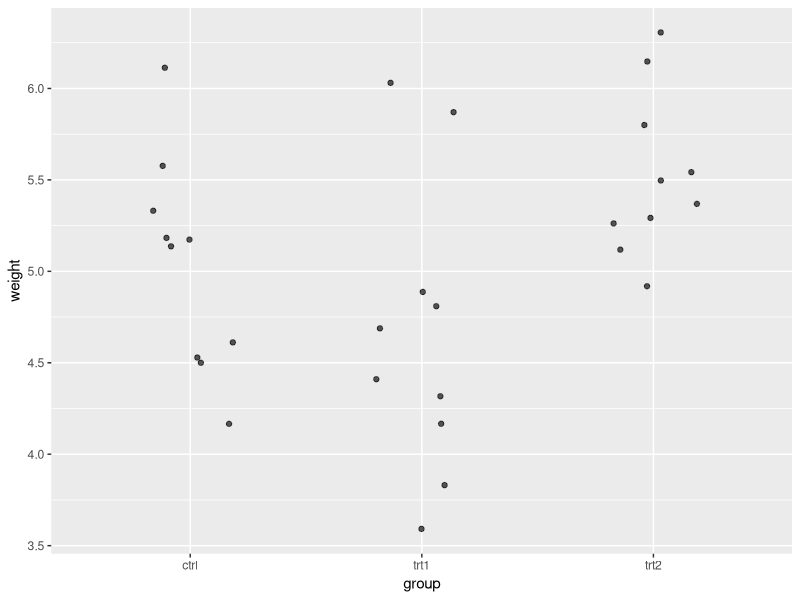
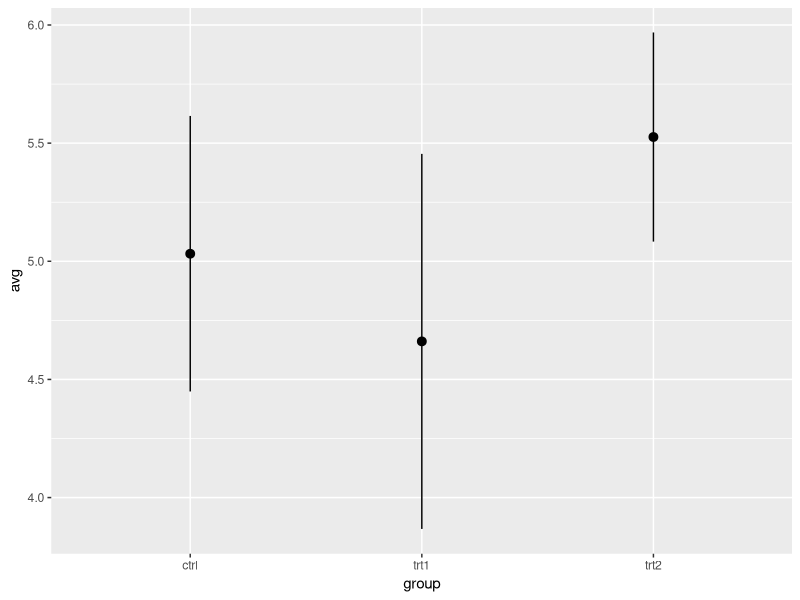
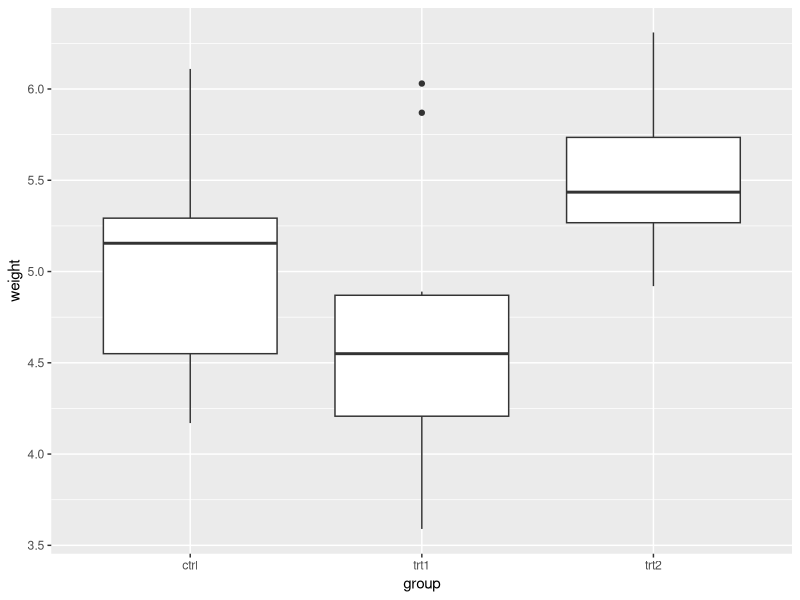

Here is the R script that generated these plots, in order: (Note: this script raises an error after producing the figures.)
# Data Analysis with R
# Rick Scavetta
# 03.09.2018
# QBM R workshop for MSc

# Clear workspace (environment)
rm(list = ls())

# Load packages
library(tidyverse)

# Basic R syntax:
n <- log2(8) # 2 to the power of what = 8
n
log2(8)

# A Simple Case Study
# Access a built-in dataset:
PlantGrowth

# Explore our data:
# What are the group?
levels(PlantGrowth$group)

# How many groups?
nlevels(PlantGrowth$group)

# Two broad types of variables:
# Continuous (aka quantitative) i.e. weight
# Categorical (aka qualitative, discrete, factor) i.e. group
# Categorical has "groups" or "levels"

# Descriptive statistics:
# Mean of ALL values
mean(PlantGrowth$weight)

# group-wise descriptive stats:
# use ctrl + shift + m to get %>%
# %>%  is the "pipe operator" (say "and then...")
PlantGrowth %>%
  group_by(group) %>% # comment
  summarise(avg = mean(weight),
            stdev = sd(weight),
            n = n()) -> PGSummary

# only use -> in the tidyverse context

# Making plots: using ggplot2 functions
# 3 parts - Data, Aesthetics, Geometries
# Aesthetics: aes(), MAPPING data onto a visual scale (axis)
# e.g. x, y, ymin, ymax, col, shape, size, ...
# Geometries: How will the data look?
# 1 - All data points
ggplot(PlantGrowth, aes(x = group, y = weight)) +
  geom_jitter(width = 0.2, alpha = 0.65)
# alpha controls transparency

# 2 - summary statistics:
# 2a - mean and sd:
ggplot(PGSummary, aes(x = group,
                      y = avg,
                      ymin = avg - stdev,
                      ymax = avg + stdev)) +
  geom_pointrange()

  # geom_col() +
  # geom_errorbar(width = 0.2)

# 2b - box plots:
ggplot(PlantGrowth, aes(x = group, y = weight)) +
  geom_boxplot()

# Do Stats:
# Group differences:
# First, build a linear model
# y ~ x means "y as described by x"
# response ~ predictor
plant.lm <- lm(weight ~ group, data = PlantGrowth)
plant.lm

# shortcut to t-tests: use summary
summary(plant.lm) # of a linear model

# summary() is just a generic function
summary(PlantGrowth) # of a dataset (i.e. dataframe)

# So how to do a direct t-test?
sleep
# The data is "paired" i.e. same individual on each treatment:
t.test(extra ~ group, data = sleep, paired = TRUE)



# One-way ANOVA:
anova(plant.lm) # gives ANOVA table

# One last way: Compare all pair-wise t-test
# Tukey Post-hoc test:

# to do this, set up ANOVA in a different way:
# use aov() instead of lm()
plant.aov <- aov(weight ~ group, data = PlantGrowth)

summary(plant.aov) # of an aov object give ANOVA table

TukeyHSD(plant.aov) # All pair-wise t-tests:

# Element 2: Functions
# Everything that happens, is because of a function

# Arithmetic operators
# +, -, *, /, ^

34 + 6

# this is actually a function
`+`(34, 6)

# Order or operations
# BEDMAS - brackets, exp, div, mult, add, sub
2 - 3/4 # 1.25
(2 - 3)/4 # -0.25

# Make some objects
n <- 34
p <- 6

# use them like numbers
n + p

# Form of functions:
# fun_name(fun_args)

# fun_args can be:
# named or unnamed (positional matching)
log2(8)
log2(x = 8)
log(x = 8, base = 2)
log(8, 2) # positional matching
log(8, base = 2) # combination, typical

# Some basic and common functions:
# Combine/concatenate: unnamed arguments
xx <- c(3, 8, 9 , 23)
xx

myNames <- c("healthy", "tissue", "quantity")
myNames

# Sequential numbers: seq()
seq(from = 1, to = 100, by = 7)
foo1 <- seq(1, 100, 7)

# of course, we can use objects in functions:
foo2 <- seq(1, n, p)

# trick: a regular interval of 1
# the colon operator
1:10
seq(1, 10, 1)

# Two major types of math functions:
# 1 - Transformation functions (e.g. log)
# output length == input length
# EVERY value is treated the same way
log(foo1)

# 2 - Aggregration functions (e.g. sum, mean)
# output lenght typically 1 (or a few) number(s)
# e.g.
mean(foo1)
median(foo1)
sum(foo1)

# Exercise 6.1
foo2
foo2 + 100 # trans
foo2 + foo2 # trans
sum(foo2) + foo2 # agg followed by trans
1:3 + foo2 # trans

1:4 + foo2

############### Key Concept in R
############### Vector Recycling!

# it's why this works:
# z-scores:
(foo1 - mean(foo1))/sd(foo1)

# Short cut:
scale(foo1)

# Exercise 6.2: linear model transformation
# y = mx + b
m <- 1.12
b <- -0.4
xx

m * xx + b

# What if... I had two m values
m2 <- c(0, 1.12)
# I want to get 8 numbers as output
0 * xx + b
1.12 * xx + b
# but... I get only one series
m2 * xx + b

# How can I reiterate a function over all values
# (or subsets) of a data set?

# 1 - Make your own function
equation <- function(x) {
  1.12 * x + (-0.4)
}

equation(xx)

# Exercise 6.4 - defining a function
# With default values
lin <- function(x, m = 1.12, b = -0.4) {
  m * x + b
}

# m & b in our function are NOT from the environment
rm(m) # delete m
rm(b) # delete b

lin(xx) # Only one arg, m & b use defaults
lin(xx, 5, 60) # All args
lin(xx, b = 10) # Only two args, m uses default

# Examples of functions with no arguments
ls()
list.files()

lin(xx, m = c(0, 1.12)) # still not working,
# We need to reiterate over the m values

# 2 - Using map() from the purrr package (part of tidyverse)
# "map" each "element" of m2 onto a function:
# use . for a place-holder
# use ~ to define which function
map(m2, ~ lin(xx, .))

# Element 3: Objects
# Anything that exists, is an object
# Common data storage:

# Vectors - 1 Dimensional, Homogenous data types
# e.g.
foo1 # 15 elements
foo2 # 6 elements
myNames # 3 elements

# 4 most common user-defined Atomic Vector Types
# Logical - binary, boolean (TRUE/FALSE or T/F)
# Integer - whole numbers
# Double - numbers with decimals
# Character (aka strings)

# "Numeric" refers to both interger and double
# not really common: raw, complex

test <- c(1:10, "bob")
test

# to find out the type use typof()
typeof(test)
typeof(foo1)

# make a couple more objects
foo3 <- c("Liver", "Brain", "Testes", "Muscle",
          "Intestine", "Heart")
typeof(foo3)
foo4 <- c(T, F, F, T, T, F)
typeof(foo4)

# Lists: 1 Dimensional, Heterogenous data types
# e.g.
typeof(plant.lm)

# Take a look inside and getting values:
# 1 - Use attributes (like metadata):
attributes(plant.lm)

# 2 - Use accessor functions:
names(plant.lm)
class(plant.lm)

# 3 - Use the $ for names elements:
plant.lm$coefficients # A named numeric vector of 3 elements
plant.lm$residuals # A numeric vector, 30 elements

# Data Frame - 2 Dimensional, Heterogenous
# A special class of type list
# A collection of vertical vectors of the same lengths
# e.g.
PlantGrowth
typeof(PlantGrowth)
class(PlantGrowth)
# Columns == variables
# Rows == observations

# Make one from scratch:
foo.df <- data.frame(foo4, foo3, foo2)
foo.df

attributes(foo.df) # 3-element long char vector
myNames
names(foo.df) <- myNames
attributes(foo.df)

# Access names elements using $ notation:
foo.df$quantity

# Some typical functions:
# Examine data:
summary(foo.df)
str(foo.df) # structure
glimpse(foo.df) # from tidyverse, dplyr package
dim(foo.df) # (row, col)
nrow(foo.df)
ncol(foo.df)
# don't use length()
length(foo.df) # gives the number of elements in the list

# Two most common problems in R:
# 1 - Wrong data type (in vectors)
# solution - examine is.*() and coerce as.*()
# replace * with type
test
mean(test)
is.numeric(test)
is.na(test)
test <- as.numeric(test)
mean(test, na.rm = T)

# 2 - Wrong structure or format
# solution - rearrange data

# Element 4: Logical Expressions
# Asking and combining (Yes/No) questions
# Relational operators
# == test for equivalence
# != test for non-equivalence
# >, <, >=, <=
# !x, negation of x, where x is a logical vector
# ALWAYS results in a logical vector

n
p
n > p
n < p
!foo4

# Logical operators: Combine Yes/No questions
# & AND - a TRUE in EVERY question
# | OR - a TRUE in at least ONE question
# %in% WITHIN

# Examples with different data types:
# old school: subset()
# new way: dplyr::filter()

# Logical variables
# All healthy
foo.df %>%
  filter(healthy)

# All unhealthy
foo.df %>%
  filter(!healthy)

# Numeric variables (Int of Dbl)
# Below 10
foo.df %>%
  filter(quantity < 10)

# Exactly 31
foo.df %>%
  filter(quantity == 31)

# Range between 10 - 20
foo.df %>%
  filter(quantity > 10 & quantity < 20)

# Meaningless
foo.df %>%
  filter(quantity > 10 | quantity < 20)

# Tail ends (beyond [10,20])
foo.df %>%
  filter(quantity < 10 | quantity > 20)

# Impossible
foo.df %>%
  filter(quantity < 10 & quantity > 20)

# Character variables
# NO pattern matching
# Heart Samples:
foo.df %>%
  filter(tissue == "Heart")

# Liver and Heart Samples:
# Cheap and easy way :)
foo.df %>%
  filter(tissue == "Heart" | tissue == "Liver")

# More efficient: vector recycling
# This doesn't work:
foo.df %>%
  filter(tissue == c("Heart", "Liver"))

# But...
foo.df %>%
  filter(tissue == c("Liver", "Heart"))

# So the real way...
# These are equivalent:
foo.df %>%
  filter(tissue %in% c("Heart", "Liver"))
foo.df %>%
  filter(tissue %in% c("Liver", "Heart"))





